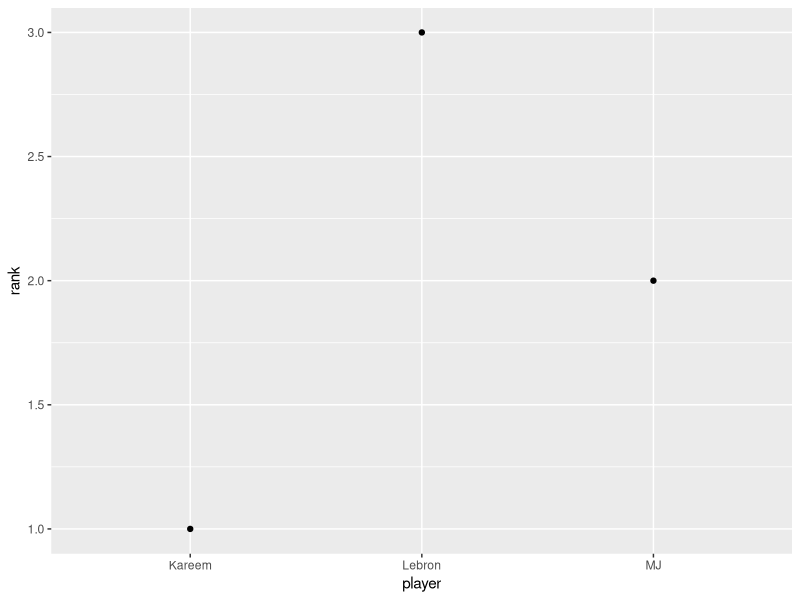

Write the R code that produced this figure.
## ---- chunk 1

  x <- c(1, 2, 3)
  x
## ---- chunk 2
  
  x = c(1, 2, 3)      
  x
## ---- chunk 3

  c(1, 2, 3) -> x      
  x
## ---- chunk 4

  class(x)
  typeof(x)
## ---- chunk 5

  y <- c("Kareem", "MJ", "Lebron")
  class(y)
  typeof(y)
## ---- chunk 6

  logicals <- c(TRUE, TRUE, FALSE)
  class(logicals)
  typeof(logicals)
## ---- chunk 7

  integers <- c(as.integer(1), as.integer(2), as.integer(3)) 
  integers <- as.integer(c(1, 2, 3))       
  # The two lines above are equivalent
  class(integers)
  typeof(integers)
## ---- chunk 8

  z <- c(x, y) # Combine the x and y vectors into a single vector, z
  z
  class(z)
  typeof(z)
## ---- chunk 9

  mix <- c(integers, x)
  mix
  class(x)
  typeof(x)
## ---- chunk 10

  y
  class(y) # y starts as a character vector
  # An error, because we can't turn text into a number:
  as.numeric(y) 
  
  # We can create a factor vector like this:
  y_factor <- factor(y) 
  y_factor # This displays the labels (called levels)
  
  # Not an error because a factor is a labelled integer:
  as.numeric(y_factor) 
  class(y_factor)
  typeof(y_factor)
  levels(y_factor)


## ---- chunk 11

  dates <- c("2025-12-12", "2025-12-13")
  dates
  typeof(dates)
  
  dates <- as.Date(dates)
  dates
  typeof(dates) 
  class(dates)
  
  # c(dates, y) # Tries to convert characters to date but can't
  c(dates, x) # Does convert manage to convert numbers to dates...
  as.numeric(c(dates, x))
  
  # Because dates are the number of days before/since Jan 1, 1970
  as.Date(0)
  
## ---- chunk 12

  a_matrix_woah <- matrix(1:10, nrow = 2)
  a_matrix_woah
  class(a_matrix_woah)
  dim(a_matrix_woah) # Dimensions (n rows, n columns)
## ---- chunk 13

  a_list <- list(1, 2, "Kareem", "MJ")
  class(a_list)
## ---- chunk 14

# A list of other objects we've created
  big_list <- list(1:14, x, y, z, a_matrix_woah) 
  big_list
## ---- chunk 15

# Our first data.frame can you feel the excitement?

  data <- data.frame(rank = x, player = y)
  data
## ---- chunk 16

  class(data)
  names(data)
  dim(data)
## ---- chunk 17

  x <- c(1, 2, 3)
  x
  x[1]

## ---- chunk 18

  data
  data[1, 2] # Remember, it's always Row and then Column. RC

## ---- chunk 19

  big_list[1] # Select the first train car
  class(big_list[1]) # List
## ---- chunk 20

  big_list[[1]] # Select whatever is *inside* the first train car
  class(big_list[[1]]) # Vector
  
## ---- chunk 21

  class(data[[1]]) # Vector
  class(data[1])   # Data.frame
## ---- chunk 22

  data[[1]]
  class(data[[1]]) # Numeric vector
  
  data$rank
  class(data$rank) # Numeric vector
  
  data$rank[1] # First element of the vector
## ---- chunk 23

  x
  x[1] <- 99
  x
## ---- chunk 24
  
# This doesn't work because data[1] is a dataframe
  class(data[1])
  mean(data[1])  
## ---- chunk 25

# This works because data[[1]] is a vector
  class(data[[1]])
  mean(data[[1]])
## ---- chunk 26

  matrix_1 <- matrix(c(1:10), nrow = 2)
  matrix_1
  
  matrix_2 <- matrix(c(1:10), nrow = 5)
  matrix_2
## ---- chunk 27

  matrix(c(1:10), 5) 
## ---- chunk 28

  matrix(nrow = 5, data = c(1:10)) 
## ---- chunk 29
  
  matrix(data = c(1:10)) # Assumes you want nrow = 1
## ---- chunk 30

# Option 1   
  x <- c(1, 43, 4019, 4)    
  x <- mean(x)   
  x <- round(x, 1)   
  x    

# Option 2: Nesting functions   
  x <- round(mean(c(1, 43, 4019, 4)), 1)    
  x    
  
# Option 3: Using pipes     
  x <- c(1, 43, 4019, 4) |> mean() |> round(1)   
  x 
## ---- chunk 31

  library(ggplot2)
## ---- chunk 32

  data |>
  ggplot(aes(x = player, y = rank)) +
    geom_point()
